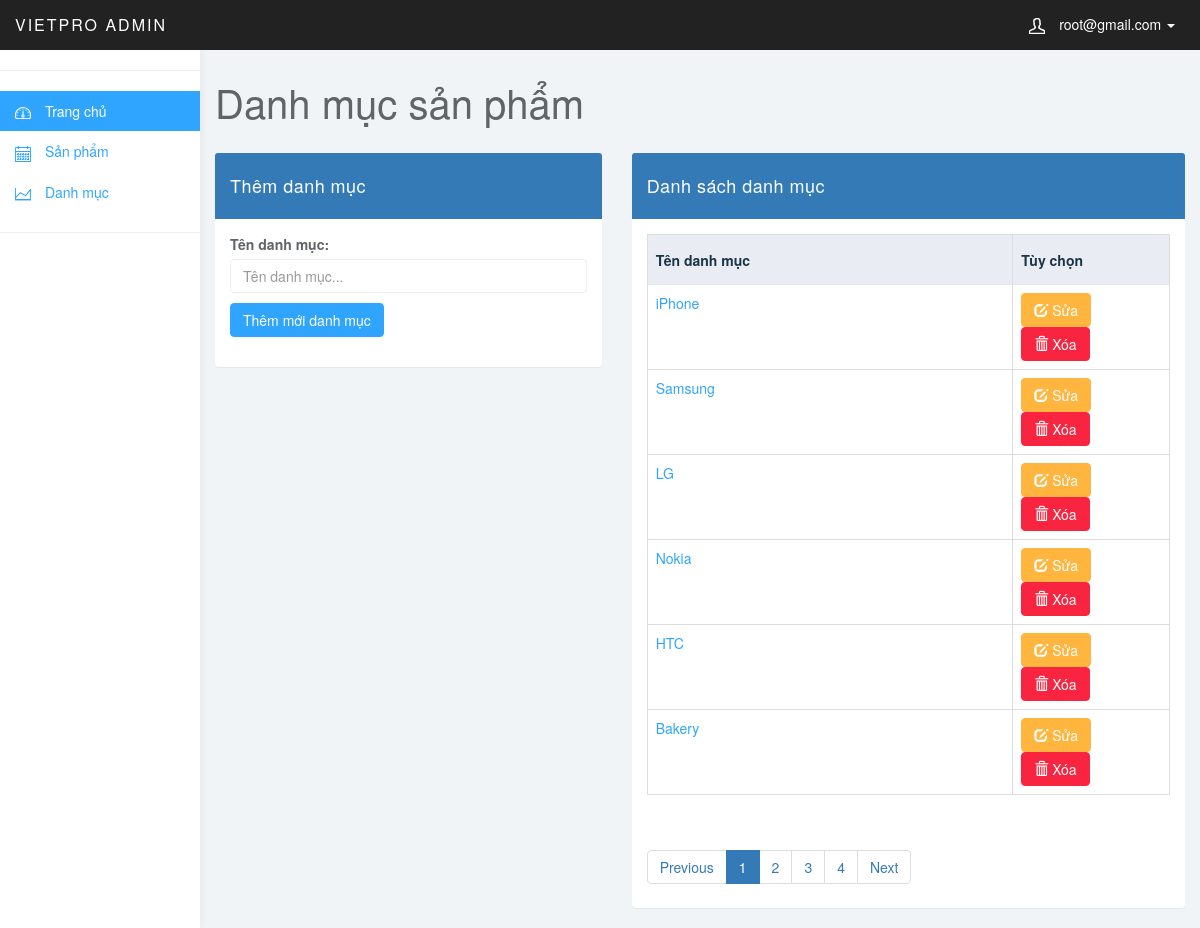
The page /admin/home.php?page_layout=category (signed in) on the database its author committed.
### tables this page shows
CREATE TABLE `categories` (
  `id_categories` int(10) UNSIGNED NOT NULL,
  `name_categories` varchar(255) NOT NULL
);

### admin/category.php (the view, shortened to what this page needs)
<?php
include_once './connect.php';
if (isset($_GET['page'])) {
	$page= $_GET['page'];
}
else{
	$page= 1;
}
$rowPerPage= 6;
$perRow = $page*$rowPerPage - $rowPerPage;
$sql = "SELECT * FROM categories ORDER BY id_categories ASC LIMIT $perRow,$rowPerPage";
$result = $conn->query($sql);
$results = $conn->query("SELECT COUNT(name_categories) AS count FROM categories");
$rows = $results->fetch_assoc();
$totalRow = $rows['count'];
$totalPage = ceil($totalRow/$rowPerPage);
$listPage= "";
for($i=1; $i<=$totalPage; $i++){
	if ($i == $page) {
		$listPage.= '<li class="active"><a class="page-link" href="home.php?page_layout=category&page='.$i.'">'.$i.'</a></li>';
	}else{
		$listPage.= '<li><a class="page-link" href="home.php?page_layout=category&page='.$i.'">'.$i.'</a></li>';
	}
}
if ($page == 1) {
	$prevPage = 1;
}else{
	$prevPage = $page -1;
}
if ($page == $totalPage) {
	$nextPage = $page;
}else{
	$nextPage = $page + 1;
}
?>
<div class="col-sm-9 col-sm-offset-3 col-lg-10 col-lg-offset-2 main">
	<div class="row">
		<div class="col-lg-12">
			<h1 class="page-header">Danh mục sản phẩm</h1>
		</div>
	</div>
	<div class="row">
		<div class="col-xs-12 col-md-5 col-lg-5">
			<div class="panel panel-primary">
				<div class="panel-heading">
					Thêm danh mục
				</div>
				<div class="panel-body">
					<form action="" method="POST">
						<div class="form-group">
							<label>Tên danh mục:</label>
							<input type="text" name="addNew" class="form-control" placeholder="Tên danh mục..." required>
							<input type="submit" name="addCategory" value="Thêm mới danh mục" class="btn btn-primary" style="margin-top: 10px;">
						</div>
					</form>
				</div>
			</div>
		</div>
		<div class="col-xs-12 col-md-7 col-lg-7">
			<div class="panel panel-primary">
				<div class="panel-heading">Danh sách danh mục</div>
				<div class="panel-body">
					<div class="bootstrap-table">
						<table class="table table-bordered">
							<thead>
								<tr class="bg-primary">
									<th>Tên danh mục</th>
									<th style="width:30%">Tùy chọn</th>
								</tr>
							</thead>
							<tbody>
								<?php while($row = $result->fetch_assoc()){ ?>
									<tr>
										<td><a href="./home.php?page_layout=editcategory&id_category=<?php echo $row['id_categories'] ?>"><?php echo $row['name_categories'] ?></a></td>
										<td>
											<a href="./home.php?page_layout=editcategory&id_category=<?php echo $row['id_categories'] ?>" class="btn btn-warning"><span class="glyphicon glyphicon-edit"></span> Sửa</a>
											<a href="./delCategory.php?id_category=<?php echo $row['id_categories'] ?>" onclick="return confirm('Bạn có chắc chắn muốn xóa?')" class="btn btn-danger"><span class="glyphicon glyphicon-trash"></span> Xóa</a>
										</td>
									</tr>
								<?php } ?>
							</tbody>
						</table>
					</div>
				</div>
				<ul class="pagination" style="margin-left: 1.5rem">
					<li class="page-item"><a class="page-link" href="home.php?page_layout=category&page=<?php echo $prevPage ?>">Previous</a></li>
					<?php
					echo $listPage;
					?>
					<li class="page-item"><a class="page-link" href="home.php?page_layout=category&page=<?php echo $nextPage ?>">Next</a></li>
				</ul>
			</div>
		</div>
	</div>
</div>

### admin/css/styles.css (style rules this page uses)
body { background: #f1f4f7; padding-top: 50px; color: #5f6468; }
a, a:hover, a:focus { color: #30a5ff; }
h1, h2, h3, h4, h5, h6 { color: #5f6468; }
h1 { font-weight: 300; font-size: 40px; }
.form-control { border: 1px solid #eee; box-shadow: none; }
.btn-primary, .btn-primary:hover, .btn-primary:focus, .btn-primary:active, .btn-primary.active, .open > .dropdown-toggle.btn-primary, .btn-primary.disabled, .btn-primary[disabled], fieldset[disabled] .btn-primary, .btn-primary.disabled:hover, .btn-primary[disabled]:hover, fieldset[disabled] .btn-primary:hover, .btn-primary.disabled:focus, .btn-primary[disabled]:focus, fieldset[disabled] .btn-primary:focus, .btn-primary.disabled:active, .btn-primary[disabled]:active, fieldset[disabled] .btn-primary:active, .btn-primary.disabled.active, .btn-primary[disabled].active, fieldset[disabled] .btn-primary.active { background-color: #30a5ff; border-color: #30a5ff; }
.btn-warning, .btn-warning:hover, .btn-warning:focus, .btn-warning:active, .btn-warning.active, .open > .dropdown-toggle.btn-warning, .btn-warning.disabled, .btn-warning[disabled], fieldset[disabled] .btn-warning, .btn-warning.disabled:hover, .btn-warning[disabled]:hover, fieldset[disabled] .btn-warning:hover, .btn-warning.disabled:focus, .btn-warning[disabled]:focus, fieldset[disabled] .btn-warning:focus, .btn-warning.disabled:active, .btn-warning[disabled]:active, fieldset[disabled] .btn-warning:active, .btn-warning.disabled.active, .btn-warning[disabled].active, fieldset[disabled] .btn-warning.active { background-color: #ffb53e; border-color: #ffb53e; }
.btn-danger, .btn-danger:hover, .btn-danger:focus, .btn-danger:active, .btn-danger.active, .open > .dropdown-toggle.btn-danger, .btn-danger.disabled, .btn-danger[disabled], fieldset[disabled] .btn-danger, .btn-danger.disabled:hover, .btn-danger[disabled]:hover, fieldset[disabled] .btn-danger:hover, .btn-danger.disabled:focus, .btn-danger[disabled]:focus, fieldset[disabled] .btn-danger:focus, .btn-danger.disabled:active, .btn-danger[disabled]:active, fieldset[disabled] .btn-danger:active, .btn-danger.disabled.active, .btn-danger[disabled].active, fieldset[disabled] .btn-danger.active { background-color: #f9243f; border-color: #f9243f; }
.bg-primary { color: #1b3548; background-color: #e9ecf2; }
.panel { border: 0; }
.panel-heading { font-size: 18px; font-weight: 300; letter-spacing: 0.025em; height: 66px; line-height: 45px; }
h1.page-header { margin-top: 30px; border-bottom: 0; }
.table { background: #fff; }
.table>thead>tr>th { border-bottom: 1px solid #e6e7e8; vertical-align: middle; height: 50px; }

### rows shown on the page
categories: name_categories "iPhone"
categories: name_categories "Samsung"
categories: name_categories "LG"
categories: name_categories "Nokia"
categories: name_categories "HTC"
categories: name_categories "Bakery"

### other values the page prints
$_SESSION['email'] "root@gmail.com"
